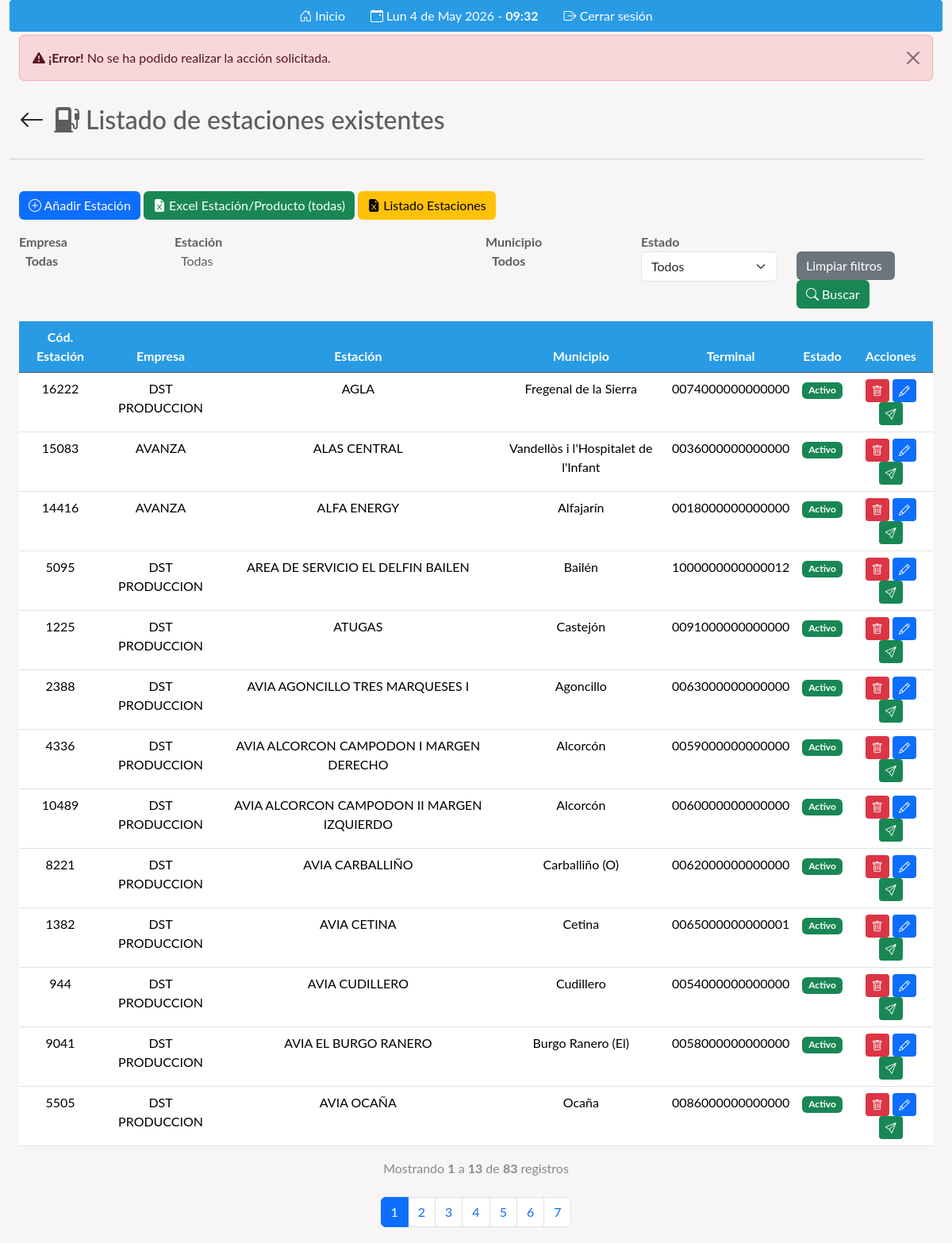
The app's page /listado-estaciones.php?error=1 (signed in) with its own data.
### tables this page shows
CREATE TABLE IF NOT EXISTS `mityc_establecimientos` (
  `ID_EESS_MITYC` int(11) NOT NULL,
  `CODIGO_MUNICIPIO` int(11) NOT NULL,
  `NOMBRE_ESTABLECIMIENTO` varchar(100) NOT NULL DEFAULT '',
  PRIMARY KEY (`ID_EESS_MITYC`,`CODIGO_MUNICIPIO`),
  KEY `ID_EESS_MITYC` (`ID_EESS_MITYC`),
  KEY `FK_MITYC_ESTABLECIMIENTOS_MITYC_MUNICIPIOS` (`CODIGO_MUNICIPIO`),
  CONSTRAINT `FK_MITYC_ESTABLECIMIENTOS_MITYC_MUNICIPIOS` FOREIGN KEY (`CODIGO_MUNICIPIO`) REFERENCES `mityc_municipios` (`CODIGO`) ON DELETE CASCADE ON UPDATE CASCADE
);

CREATE TABLE IF NOT EXISTS `empresas` (
  `CODIGO` int(11) NOT NULL AUTO_INCREMENT,
  `EMPRESA` varchar(50) NOT NULL,
  `IP` varchar(50) NOT NULL,
  `PUERTO` varchar(50) NOT NULL DEFAULT '0',
  PRIMARY KEY (`CODIGO`) USING BTREE
);

CREATE TABLE IF NOT EXISTS `mityc_municipios` (
  `CODIGO` int(11) NOT NULL DEFAULT 0,
  `NOMBRE` varchar(100) DEFAULT NULL,
  PRIMARY KEY (`CODIGO`) USING BTREE
);

CREATE TABLE IF NOT EXISTS `establecimientos_empresa` (
  `CODIGO_EESS` int(11) NOT NULL,
  `CODIGO_EMPRESA` int(11) NOT NULL,
  `CODIGO_TERMINAL` varchar(100) DEFAULT NULL,
  `ESTADO` int(1) DEFAULT 1,
  PRIMARY KEY (`CODIGO_EESS`,`CODIGO_EMPRESA`),
  KEY `FK__EMPRESAS` (`CODIGO_EMPRESA`),
  CONSTRAINT `FK__EMPRESAS` FOREIGN KEY (`CODIGO_EMPRESA`) REFERENCES `empresas` (`CODIGO`) ON DELETE CASCADE ON UPDATE CASCADE,
  CONSTRAINT `FK__MITYC_ESTABLECIMIENTOS` FOREIGN KEY (`CODIGO_EESS`) REFERENCES `mityc_establecimientos` (`ID_EESS_MITYC`) ON DELETE CASCADE ON UPDATE CASCADE
);

### web/inc/funciones.php (called while the page is built, shortened)
<?php
include_once '../db/Conex.php';
include_once '../WriteLog.php';
class Funciones
{
    private $db;
    public function __construct()
    {
        $this->db = Conex::conectar();
    }
    public function getEstaciones()
    {
        $sql = "SELECT me.*, mm.NOMBRE MUNICIPIO FROM MITYC_ESTABLECIMIENTOS me
        INNER JOIN MITYC_MUNICIPIOS mm
            ON mm.CODIGO = me.CODIGO_MUNICIPIO
        INNER JOIN establecimientos_empresa ee ON
            ee.CODIGO_EESS = me.ID_EESS_MITYC
        WHERE ee.ESTADO = 1 group by me.ID_EESS_MITYC";
        $stmt = $this->db->prepare($sql);
        $stmt->execute();
        $estaciones = $stmt->fetchAll(PDO::FETCH_ASSOC);
        return $estaciones;
    }
    public function getEstacionesFiltradas($offset, $itemsPerPage, $codigo_estacion = null, $codigo_municipio = null, $estado = null, $empresa = null)
    {
        $sql = "SELECT me.*, mm.NOMBRE AS MUNICIPIO, e.EMPRESA AS NOMBRE_EMPRESA, ee.ESTADO, ee.CODIGO_EMPRESA, ee.CODIGO_TERMINAL FROM MITYC_ESTABLECIMIENTOS me
                INNER JOIN MITYC_MUNICIPIOS mm ON mm.CODIGO = me.CODIGO_MUNICIPIO
                INNER JOIN ESTABLECIMIENTOS_EMPRESA ee ON ee.CODIGO_EESS = me.ID_EESS_MITYC
                INNER JOIN EMPRESAS e ON e.CODIGO = ee.CODIGO_EMPRESA";
        $sql .= " ORDER BY me.NOMBRE_ESTABLECIMIENTO ASC
                  LIMIT $offset, $itemsPerPage";
        $stmt = $this->db->prepare($sql);
        $stmt->execute();
        $estaciones = $stmt->fetchAll(PDO::FETCH_ASSOC);
        return $estaciones;
    }
    public function getTotalEstacionesCount()
    {
        $sql = "SELECT COUNT(*) AS TOTAL FROM MITYC_ESTABLECIMIENTOS";
        $stmt = $this->db->prepare($sql);
        $stmt->execute();
        $total = $stmt->fetchAll(PDO::FETCH_ASSOC);
        return $total[0]['TOTAL'];
    }
}

### db/Conex.php (called while the page is built, shortened)
<?php
include_once '../WriteLog.php';
class Conex
{
    private $log;
    public static function conectar()
    {
        try {
            $db = new PDO("mysql:host=localhost;dbname=ENVIO_PRECIOS_MITYC", "root", "");
            $db->setAttribute(PDO::ATTR_ERRMODE, PDO::ERRMODE_EXCEPTION);
            $db->exec("SET CHARACTER SET UTF8");
        } catch (Exception $e) {
            self::$log = fopen('log/log.txt', 'a');
            fwrite(self::$log, "Error de conexión BBDD:" . $e->getMessage() . PHP_EOL);
            fclose(self::$log);
            die("Error de conexión:" . $e->getMessage());
        }
        return $db;
    }
}
?>

### WriteLog.php (called while the page is built, shortened)
<?php
class WriteLog
{
    public function __construct()
    {
        $this->logDirectory = "/var/www/Envio_Precios/log/";
        $this->data_name = "log-".date('Ymd').".log";
        $last_log = "log-".date('Ymd', strtotime("-29 days")).".log";
    }
}
?>

### web/listado-estaciones.php (the view, shortened to what this page needs)
<?php
include 'inc/header.php';
include_once 'inc/funciones.php';
$funciones = new Funciones();
$page = isset($_GET['page']) ? intval($_GET['page']) : 1;
$itemsPerPage = 13;
$offset = ($page - 1) * $itemsPerPage;
$empresa = isset($_GET['empresa']) ? $_GET['empresa'] : null;
$estacion = isset($_GET['estacion']) ? $_GET['estacion'] : null;
$municipio = isset($_GET['municipio']) ? $_GET['municipio'] : null;
$estado = isset($_GET['estado']) ? $_GET['estado'] : null;
$estaciones = $funciones->getEstacionesFiltradas($offset, $itemsPerPage, $estacion, $municipio, $estado, $empresa);
if (count($estaciones) > 1) {
    $totalItems = $funciones->getTotalEstacionesCount();
    $totalPages = ceil($totalItems / $itemsPerPage);
} else {
    $totalPages = 1;
    $totalItems = 1;
}
?>
<div class="row">
    <div class="col-lg-12 p-4 ps-0">
        <div class="d-flex align-items-center">
            <a href="index.php" class="btn btn-outline">
                <h2><i class="bi bi-arrow-left"></i></h2>
            </a>
            <h2><i class="bi bi-fuel-pump-fill pe-2"></i></i>Listado de estaciones existentes</h2>
        </div>
        <hr />
    </div>
</div>
<div class="text-right mb-3">
    <a type="button" class="btn btn-primary" href="mityc.php"><i class="bi bi-plus-circle"></i> Añadir Estación</a>
    <a type="button" class="btn btn-success text-right " href="download_excel.php?data=est_pr" title="Genera un archivo excel con todas las estaciones y los productos relacionados."><i class="bi bi-file-earmark-excel-fill"></i> Excel Estación/Producto (todas)</a>
    <a type="button" class="btn btn-warning text-right " href="download_excel.php?data=listado_estaciones&estacion=<?php echo $estacion; ?>&municipio=<?php echo $municipio; ?>&estado=<?php echo $estado; ?>&empresa=<?php echo $empresa; ?>" title="Genera un archivo excel sobre los datos que se están visualizando en la tabla"><i class="bi bi-file-earmark-excel-fill"></i> Listado Estaciones</a>
</div>
<div class="filtros">
    <form action="<?php echo $_SERVER['PHP_SELF'] ?>" method="GET" id="form-filtros">
        <div class="row mb-3">
            <div class="col-lg-2">
                <div class="fw-bold mb-3">
                    <span class="fw-bold" id="basic-addon1">Empresa</span>
                </div>
            </div>
            <div class="col-md-4">
                <div class="">
                    <span class="fw-bold">Estación</span>
                        <?php
                        $estaciones_list = $funciones->getEstaciones();
                        ?>
                </div>
            </div>
            <div class="col-md-2">
                <div class="fw-bold mb-3">
                    <span class="fw-bold" id="basic-addon1">Municipio</span>
                </div>
            </div>
            <div class="col-lg-2">
                <div class="fw-bold mb-3">
                    <span class="fw-bold" id="basic-addon1">Estado</span>
                    <select class="form-select" name="estado" id="estado">
                        <option value="" <?php echo isset($_GET['estado']) && $_GET['estado'] == "" ? "selected" : "" ?>>Todos</option>
                    </select>
                </div>
            </div>
            <div class="col-lg-2">
                <div class="fw-bold mt-4">
                    <div class="form-group">
                        <button type="button" class="btn btn-secondary pe-3" id="clear" name="clear">Limpiar filtros</button>
                        <button type="submit" class="btn btn-success"><i class="bi bi-search"></i> Buscar</button>
                    </div>
                </div>
            </div>
        </div>
    </form>
</div>
<div class="table-responsive" style="--bs-gutter-x: 1.1rem; !important;">
    <table class="table table-strMunicipioed sortable">
        <thead class="table-dark text-center">
            <tr>
                <th scope="col">Cód. Estación</th>
                <th scope="col">Empresa</th>
                <th scope="col">Estación</th>
                <th scope="col">Municipio</th>
                <th scope="col">Terminal</th>
                <th scope="col">Estado</th>
                <th scope="col">Acciones</th>
            </tr>
        </thead>
        <tbody>
            <?php
            foreach ($estaciones as $estacion) {
                echo "<tr>";
                echo "<td>" . $estacion['ID_EESS_MITYC'] . "</td>";
                echo "<td>" . $estacion['NOMBRE_EMPRESA'] . "</td>";
                echo "<td>" . $estacion['NOMBRE_ESTABLECIMIENTO'] . "</td>";
                echo "<td>" . $estacion['MUNICIPIO'] . "</td>";
                echo "<td>" . $estacion['CODIGO_TERMINAL'] . "</td>";
                echo "
                        <td class='text-center'>
                            <badge class='badge bg-" . ($estacion['ESTADO'] == '1' ? 'success' : 'danger') . "'>" . ($estacion['ESTADO'] == '1' ? 'Activo' : 'Inactivo') . "</badge>
                        </td>
                        <td class='text-center'>
                            <a href='#' class='btn btn-danger btn-sm' data-bs-toggle='modal' data-bs-target='#modalEliminar' data-bs-ide='" . $estacion['ID_EESS_MITYC'] . "' data-bs-idempresa='" . $estacion['CODIGO_EMPRESA'] . "'>
                                <i class='bi bi-trash'></i>
                            </a>
                            <a href='editar-estacion.php?id_eess=" . $estacion['ID_EESS_MITYC'] . "&id_empresa=" . $estacion['CODIGO_EMPRESA'] . "' class='btn btn-primary btn-sm'>
                                <i class='bi bi-pencil'></i>
                            </a>
                        ";
                echo "
                        <a href='enviar_precios_estacion.php?id_eess=" . $estacion['ID_EESS_MITYC'] . "' class='btn btn-success btn-sm' title='Reenvio de precios' ";
                echo ">
                            <i class='bi bi-send'></i>
                        </a>
                    </td>";
                echo "</tr>";
            }
            ?>
        </tbody>
    </table>
    <div class="d-flex justify-content-center">
        <p class="text-muted">Mostrando <b><?php echo $offset + 1; ?></b> a <b><?php echo $offset + count($estaciones); ?></b> de <b><?php echo $totalItems; ?></b> registros</p>
    </div>
    <div class="d-flex justify-content-center mt-2">
        <nav aria-label="Page navigation example">
            <ul class="pagination">
                <?php
                if ($totalPages > 1) {
                    $queryString = $_SERVER['QUERY_STRING'];
                    for ($i = 1; $i <= $totalPages; $i++) {
                        $activeClass = ($i === $page) ? 'active' : '';
                        $pageLink = $_SERVER['PHP_SELF'] . '?page=' . $i;
                        $filteredQueryParams = array_filter(explode('&', $queryString), function ($param) {
                            return !startsWith($param, 'page=');
                        });
                        if (!empty($filteredQueryParams)) {
                            $pageLink .= '&' . implode('&', $filteredQueryParams);
                        }
                        echo '<li class="page-item ' . $activeClass . '"><a class="page-link" href="' . $pageLink . '">' . $i . '</a></li>';
                    }
                }
                function startsWith($haystack, $needle)
                {
                    $length = strlen($needle);
                    return (substr($haystack, 0, $length) === $needle);
                }
                ?>
            </ul>
        </nav>
    </div>
</div>
    <?php include 'inc/footer.php'; ?>

### web/inc/header.php (shortened to what this page needs)
<?php
echo '
<!DOCTYPE html>
<html lang="es">
<head>
    <title>EfiFT</title>
    <meta charset="utf-8" />
    <meta name="viewport" content="width=device-width, initial-scale=1" />
    <link rel="stylesheet" href="node_modules/bootstrap/dist/css/bootstrap.min.css" />
    <link rel="stylesheet" href="node_modules/bootstrap-icons/font/bootstrap-icons.css" />
    <link href="node_modules/select2/dist/css/select2.min.css" rel="stylesheet" />
    <script src="node_modules/sorttable/sorttable.js"></script>
    <link rel="icon" type="image/x-icon" href="media/favicon.ico">
    <link rel="stylesheet" href="../css/style.css?v=1.1" />
    <link rel="stylesheet" href="css/jquery.multiselect.css?v=1.1" />
    <script src="node_modules/jquery/dist/jquery.min.js"></script>
    <link href="node_modules/select2-bootstrap-5-theme/dist/select2-bootstrap-5-theme.min.css" rel="stylesheet" />
</head>
<body>
    <div class="container-fluid">
        <nav class="nav bg-purple justify-content-center">
            <a class="nav-link text-white" href="index.php"><i class="bi bi-house-door"></i> Inicio</a>
            <a class="nav-link text-white" style="pointer-events: none;user-select: none;" href="#"><i class="bi bi-calendar-event"></i> <span id="reloj"></span></a>
            <a class="nav-link text-white" href="logout.php"><i class="bi bi-box-arrow-right"></i> Cerrar sesión</a>
        </nav>
        <div class="container-fluid py-1">
';
if(isset($_GET['error'])){
    if($_GET['error'] == 0){
      echo "<div class='alert alert-danger alert-dismissible fade show mb-0' role='alert'>
      <i class='bi bi-exclamation-triangle-fill'></i><strong> ¡Error!</strong> Ha ocurrido un error inesperado.
      <button type='button' class='btn-close' data-bs-dismiss='alert' aria-label='Close'></button>
    </div>";
    }else if($_GET['error'] == 1){
      echo "<div class='alert alert-danger alert-dismissible fade show mb-0' role='alert'>
        <i class='bi bi-exclamation-triangle-fill'></i><strong> ¡Error!</strong> No se ha podido realizar la acción solicitada.
      <button type='button' class='btn-close' data-bs-dismiss='alert' aria-label='Close'></button>
    </div>";
    }
}
?>

### web/inc/footer.php
<?php
$id = uniqid();
echo '
    </div>
    <script src="node_modules/bootstrap/dist/js/bootstrap.min.js"></script>
    <script src="node_modules/select2/dist/js/select2.min.js"></script>
    <script src="node_modules/select2/dist/js/i18n/es.js"></script>
    <script src="js/mityc_fetch.js?v='.$id.'"></script>
    <script src="js/jquery.multiselect.js?v='.$id.'"></script>
    <script src="js/script.js?v='.$id.'"></script>
</body>
</html>
';
?>

### web/css/style.css (style rules this page uses)
body { background-color: #f7f5f5; font-family: 'Lato', 'Roboto', sans-serif; color: #5a5e60; overflow: auto; }
:root { --primary: #299be4; --bs-primary: #299be4 !important; }
nav { display: flex; position: sticky; top: 0; z-index: 100; }
.table-dark { --bs-table-bg: var(--primary) !important; }
.btn { --bs-btn-border-color: none !important; }
th { cursor: pointer; }
.nav { border-radius: 4px; border: none; }
.bg-purple { background-color: var(--primary); color: white; }
#estaciones table th, table td { padding: 0.75rem 1rem; font-weight: normal; text-align: center; }
.text-muted { color: #5a5e60b6 !important; }

### records on screen
mityc_establecimientos: ID_EESS_MITYC "16222", empresas.EMPRESA "DST PRODUCCION", NOMBRE_ESTABLECIMIENTO "AGLA", CODIGO_MUNICIPIO.NOMBRE "Fregenal de la Sierra", establecimientos_empresa.CODIGO_TERMINAL "0074000000000000"
mityc_establecimientos: ID_EESS_MITYC "15083", empresas.EMPRESA "AVANZA", NOMBRE_ESTABLECIMIENTO "ALAS CENTRAL", CODIGO_MUNICIPIO.NOMBRE "Vandellòs i l'Hospitalet de l'Infant", establecimientos_empresa.CODIGO_TERMINAL "0036000000000000"
mityc_establecimientos: ID_EESS_MITYC "14416", empresas.EMPRESA "AVANZA", NOMBRE_ESTABLECIMIENTO "ALFA ENERGY", CODIGO_MUNICIPIO.NOMBRE "Alfajarín", establecimientos_empresa.CODIGO_TERMINAL "0018000000000000"
mityc_establecimientos: ID_EESS_MITYC "5095", empresas.EMPRESA "DST PRODUCCION", NOMBRE_ESTABLECIMIENTO "AREA DE SERVICIO EL DELFIN BAILEN", CODIGO_MUNICIPIO.NOMBRE "Bailén", establecimientos_empresa.CODIGO_TERMINAL "1000000000000012"
mityc_establecimientos: ID_EESS_MITYC "1225", empresas.EMPRESA "DST PRODUCCION", NOMBRE_ESTABLECIMIENTO "ATUGAS", CODIGO_MUNICIPIO.NOMBRE "Castejón", establecimientos_empresa.CODIGO_TERMINAL "0091000000000000"
mityc_establecimientos: ID_EESS_MITYC "2388", empresas.EMPRESA "DST PRODUCCION", NOMBRE_ESTABLECIMIENTO "AVIA AGONCILLO TRES MARQUESES I", CODIGO_MUNICIPIO.NOMBRE "Agoncillo", establecimientos_empresa.CODIGO_TERMINAL "0063000000000000"
mityc_establecimientos: ID_EESS_MITYC "4336", empresas.EMPRESA "DST PRODUCCION", NOMBRE_ESTABLECIMIENTO "AVIA ALCORCON CAMPODON I MARGEN DERECHO", CODIGO_MUNICIPIO.NOMBRE "Alcorcón", establecimientos_empresa.CODIGO_TERMINAL "0059000000000000"
mityc_establecimientos: ID_EESS_MITYC "10489", empresas.EMPRESA "DST PRODUCCION", NOMBRE_ESTABLECIMIENTO "AVIA ALCORCON CAMPODON II MARGEN IZQUIERDO", CODIGO_MUNICIPIO.NOMBRE "Alcorcón", establecimientos_empresa.CODIGO_TERMINAL "0060000000000000"
mityc_establecimientos: ID_EESS_MITYC "8221", empresas.EMPRESA "DST PRODUCCION", NOMBRE_ESTABLECIMIENTO "AVIA CARBALLIÑO", CODIGO_MUNICIPIO.NOMBRE "Carballiño (O)", establecimientos_empresa.CODIGO_TERMINAL "0062000000000000"
mityc_establecimientos: ID_EESS_MITYC "1382", empresas.EMPRESA "DST PRODUCCION", NOMBRE_ESTABLECIMIENTO "AVIA CETINA", CODIGO_MUNICIPIO.NOMBRE "Cetina", establecimientos_empresa.CODIGO_TERMINAL "0065000000000001"
mityc_establecimientos: ID_EESS_MITYC "944", empresas.EMPRESA "DST PRODUCCION", NOMBRE_ESTABLECIMIENTO "AVIA CUDILLERO", CODIGO_MUNICIPIO.NOMBRE "Cudillero", establecimientos_empresa.CODIGO_TERMINAL "0054000000000000"
mityc_establecimientos: ID_EESS_MITYC "9041", empresas.EMPRESA "DST PRODUCCION", NOMBRE_ESTABLECIMIENTO "AVIA EL BURGO RANERO", CODIGO_MUNICIPIO.NOMBRE "Burgo Ranero (El)", establecimientos_empresa.CODIGO_TERMINAL "0058000000000000"
mityc_establecimientos: ID_EESS_MITYC "5505", empresas.EMPRESA "DST PRODUCCION", NOMBRE_ESTABLECIMIENTO "AVIA OCAÑA", CODIGO_MUNICIPIO.NOMBRE "Ocaña", establecimientos_empresa.CODIGO_TERMINAL "0086000000000000"

### other values on screen
$offset + 1 "1"
$offset + count($estaciones) "13"
$totalItems "83"
